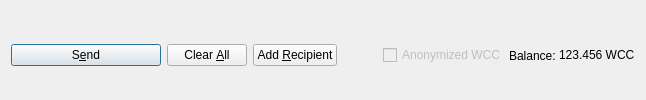
         <widget class="QFrame" name="frame_Send">
          <layout class="QHBoxLayout" name="horizontalLayout">
           <property name="bottomMargin">
            <number>0</number>
           </property>
           <item>
            <widget class="QPushButton" name="sendButton">
             <property name="minimumSize">
              <size>
               <width>150</width>
               <height>0</height>
              </size>
             </property>
             <property name="toolTip">
              <string>Confirm the send action</string>
             </property>
             <property name="text">
              <string>S&amp;end</string>
             </property>
             <property name="icon">
              <iconset resource="../wincashcoin.qrc">
               <normaloff>:/icons/send</normaloff>:/icons/send</iconset>
             </property>
             <property name="autoDefault">
              <bool>false</bool>
             </property>
             <property name="default">
              <bool>true</bool>
             </property>
            </widget>
           </item>
           <item>
            <widget class="QPushButton" name="clearButton">
             <property name="sizePolicy">
              <sizepolicy hsizetype="Minimum" vsizetype="Fixed">
               <horstretch>0</horstretch>
               <verstretch>0</verstretch>
              </sizepolicy>
             </property>
             <property name="toolTip">
              <string>Clear all fields of the form.</string>
             </property>
             <property name="text">
              <string>Clear &amp;All</string>
             </property>
             <property name="icon">
              <iconset resource="../wincashcoin.qrc">
               <normaloff>:/icons/remove</normaloff>:/icons/remove</iconset>
             </property>
             <property name="autoDefault">
              <bool>false</bool>
             </property>
            </widget>
           </item>
           <item>
            <widget class="QPushButton" name="addButton">
             <property name="toolTip">
              <string>Send to multiple recipients at once</string>
             </property>
             <property name="text">
              <string>Add &amp;Recipient</string>
             </property>
             <property name="icon">
              <iconset resource="../wincashcoin.qrc">
               <normaloff>:/icons/add</normaloff>:/icons/add</iconset>
             </property>
             <property name="autoDefault">
              <bool>false</bool>
             </property>
            </widget>
           </item>
           <item>
            <spacer name="horizontalSpacer">
             <property name="orientation">
              <enum>Qt::Horizontal</enum>
             </property>
             <property name="sizeHint" stdset="0">
              <size>
               <width>40</width>
               <height>20</height>
              </size>
             </property>
            </spacer>
           </item>
           <item>
            <layout class="QHBoxLayout" name="horizontalLayout_2">
             <property name="spacing">
              <number>3</number>
             </property>
             <item>
              <widget class="QCheckBox" name="checkzWCC">
               <property name="enabled">
                <bool>false</bool>
               </property>
               <property name="text">
                <string>Anonymized WCC</string>
               </property>
              </widget>
             </item>
             <item>
              <widget class="QLabel" name="label">
               <property name="text">
                <string>Balance:</string>
               </property>
              </widget>
             </item>
             <item>
              <widget class="QLabel" name="labelBalance">
               <property name="sizePolicy">
                <sizepolicy hsizetype="Preferred" vsizetype="Fixed">
                 <horstretch>0</horstretch>
                 <verstretch>0</verstretch>
                </sizepolicy>
               </property>
               <property name="cursor">
                <cursorShape>IBeamCursor</cursorShape>
               </property>
               <property name="text">
                <string notr="true">123.456 WCC</string>
               </property>
               <property name="textInteractionFlags">
                <set>Qt::LinksAccessibleByMouse|Qt::TextSelectableByKeyboard|Qt::TextSelectableByMouse</set>
               </property>
              </widget>
             </item>
            </layout>
           </item>
          </layout>
         </widget>
